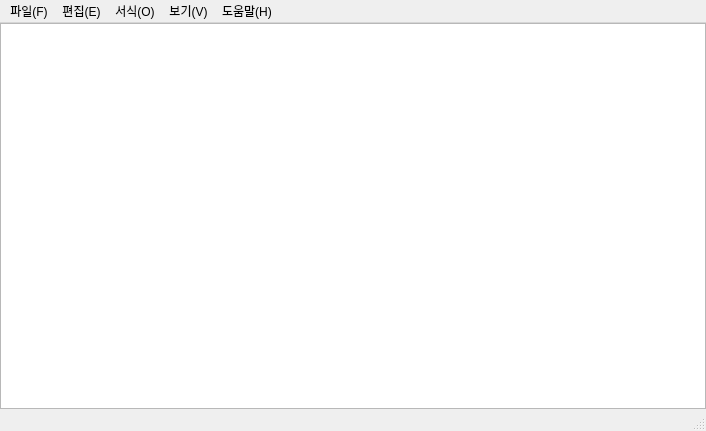
<?xml version="1.0" encoding="UTF-8"?>
<ui version="4.0">
 <class>MainWindow</class>
 <widget class="QMainWindow" name="MainWindow">
  <property name="geometry">
   <rect>
    <x>0</x>
    <y>0</y>
    <width>706</width>
    <height>431</height>
   </rect>
  </property>
  <property name="windowTitle">
   <string>PyQT</string>
  </property>
  <property name="windowIcon">
   <iconset>
    <normaloff>search.png</normaloff>search.png</iconset>
  </property>
  <widget class="QWidget" name="centralwidget">
   <layout class="QGridLayout" name="gridLayout">
    <property name="leftMargin">
     <number>0</number>
    </property>
    <property name="topMargin">
     <number>0</number>
    </property>
    <property name="rightMargin">
     <number>0</number>
    </property>
    <property name="bottomMargin">
     <number>0</number>
    </property>
    <item row="0" column="0">
     <layout class="QGridLayout" name="gridLayout_2">
      <item row="0" column="0">
       <widget class="QTextEdit" name="textEdit"/>
      </item>
     </layout>
    </item>
   </layout>
  </widget>
  <widget class="QMenuBar" name="menubar">
   <property name="geometry">
    <rect>
     <x>0</x>
     <y>0</y>
     <width>706</width>
     <height>21</height>
    </rect>
   </property>
   <widget class="QMenu" name="menu">
    <property name="title">
     <string>파일(F)</string>
    </property>
    <addaction name="action_new"/>
    <addaction name="action_open"/>
    <addaction name="action_save"/>
    <addaction name="action_saveas"/>
    <addaction name="separator"/>
    <addaction name="action_exit"/>
   </widget>
   <widget class="QMenu" name="menu_2">
    <property name="title">
     <string>편집(E)</string>
    </property>
    <addaction name="action_Undo"/>
    <addaction name="separator"/>
    <addaction name="action_Copy"/>
    <addaction name="action_Paste"/>
    <addaction name="action_Cut"/>
    <addaction name="separator"/>
    <addaction name="action_Find"/>
    <addaction name="action_FindNext"/>
    <addaction name="action_Replace"/>
    <addaction name="action_GoTo"/>
    <addaction name="separator"/>
    <addaction name="action_SelectAll"/>
   </widget>
   <widget class="QMenu" name="menu_3">
    <property name="title">
     <string>서식(O)</string>
    </property>
   </widget>
   <widget class="QMenu" name="menu_4">
    <property name="title">
     <string>보기(V)</string>
    </property>
   </widget>
   <widget class="QMenu" name="menu_5">
    <property name="title">
     <string>도움말(H)</string>
    </property>
   </widget>
   <addaction name="menu"/>
   <addaction name="menu_2"/>
   <addaction name="menu_3"/>
   <addaction name="menu_4"/>
   <addaction name="menu_5"/>
  </widget>
  <widget class="QStatusBar" name="statusbar"/>
  <action name="action_new">
   <property name="text">
    <string>new</string>
   </property>
   <property name="shortcut">
    <string>Ctrl+N</string>
   </property>
  </action>
  <action name="action_save">
   <property name="text">
    <string>save</string>
   </property>
   <property name="shortcut">
    <string>Ctrl+S</string>
   </property>
  </action>
  <action name="action_exit">
   <property name="text">
    <string>exit</string>
   </property>
  </action>
  <action name="action_open">
   <property name="text">
    <string>open</string>
   </property>
   <property name="shortcut">
    <string>Ctrl+O</string>
   </property>
  </action>
  <action name="action_saveas">
   <property name="text">
    <string>saveas</string>
   </property>
   <property name="shortcut">
    <string>Ctrl+Shift+S</string>
   </property>
  </action>
  <action name="action_Undo">
   <property name="text">
    <string>Undo</string>
   </property>
   <property name="shortcut">
    <string>Ctrl+Z</string>
   </property>
  </action>
  <action name="action_Copy">
   <property name="text">
    <string>Copy</string>
   </property>
   <property name="shortcut">
    <string>Ctrl+C</string>
   </property>
  </action>
  <action name="action_Paste">
   <property name="text">
    <string>Paste</string>
   </property>
   <property name="shortcut">
    <string>Ctrl+V</string>
   </property>
  </action>
  <action name="action_Cut">
   <property name="text">
    <string>Cut</string>
   </property>
   <property name="shortcut">
    <string>Ctrl+X</string>
   </property>
  </action>
  <action name="action_Find">
   <property name="text">
    <string>Find</string>
   </property>
   <property name="shortcut">
    <string>Ctrl+F</string>
   </property>
  </action>
  <action name="action_FindNext">
   <property name="text">
    <string>Find Next</string>
   </property>
   <property name="toolTip">
    <string>Find Next</string>
   </property>
   <property name="shortcut">
    <string>F3</string>
   </property>
  </action>
  <action name="action_Replace">
   <property name="text">
    <string>Replace</string>
   </property>
   <property name="shortcut">
    <string>Ctrl+H</string>
   </property>
  </action>
  <action name="action_GoTo">
   <property name="text">
    <string>Go To</string>
   </property>
   <property name="shortcut">
    <string>Ctrl+G</string>
   </property>
  </action>
  <action name="action_SelectAll">
   <property name="text">
    <string>Select All</string>
   </property>
   <property name="shortcut">
    <string>Ctrl+A</string>
   </property>
  </action>
 </widget>
 <resources/>
 <connections/>
</ui>
